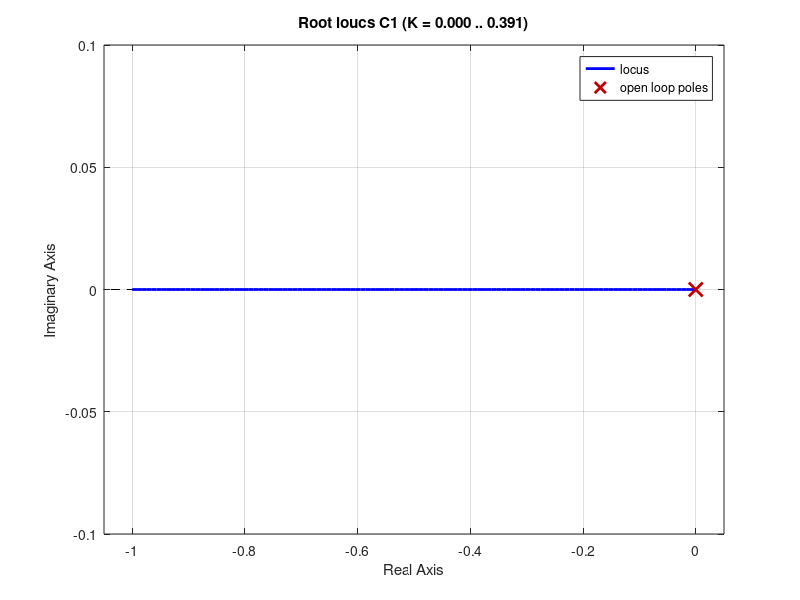
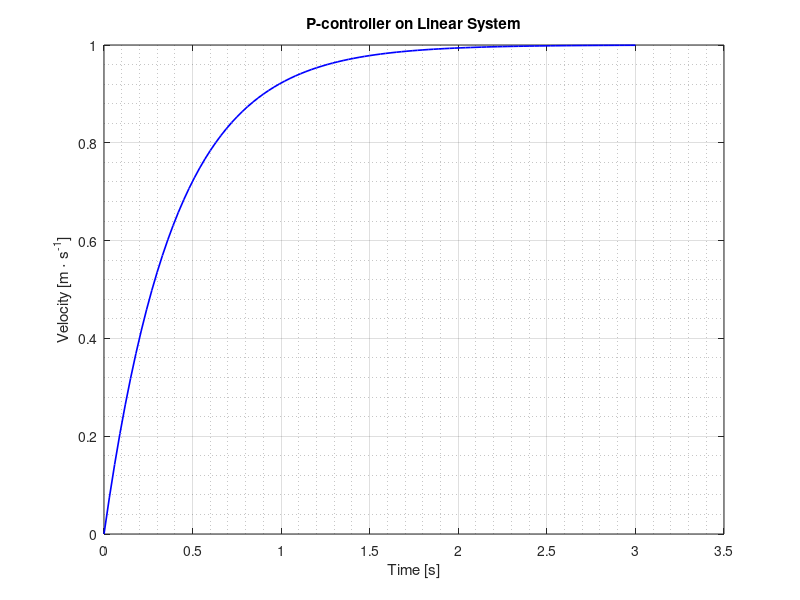

These charts were generated, in order, by the following MATLAB code:
clear all
close all
clc

%-----Parameters------------------------------------------
m  = 0.996;            % Mass [kg]
Fg = 9.81 * m;         % Gravity force[N]

Jx = 0.0107;           % Inertia around body x-axis [km·m2]
Jy = 0.0107;           % Inertia around body y-axis [km·m2]
Jz = 0.02135;          % Inertia around body z-axis [km·m2]

L = 0.225;             % Distance between center of the quadcopter and center of each motor [m]
kth = 1.32922e-5;    % Speed of the motor -> thrust force [N·s/rad]
kd =  9.423327e-7;     % Speed of the motor -> drag torque by proppeller [N·m·s/rad]
                   
w1_bar=sqrt(Fg/kth/4); %|<--The equilibrium velocities of the 4 motors [rad/s]
w2_bar=sqrt(Fg/kth/4); %|
w3_bar=sqrt(Fg/kth/4); %|
w4_bar=sqrt(Fg/kth/4); %|
%---------------------------------------------------------

inputDisturbance = 50;

W_bar_sum = (w1_bar + w2_bar + w3_bar + w4_bar)+inputDisturbance*4;
s = tf('s')

num =                          (1/4)*( -2*kth)*W_bar_sum   ;
%       Zdot_I / W_avr_sum  =  --------------------------
den =                                    m*s               ;

G = num/den

p = -200;
C1 = p*G;
C1_closed = C1/(C1+1)

%sisotool(G)

figure(1)
rlocus(C1)
getLinesC1 = get(get(gca, 'Children'), 'Children');
set(getLinesC1{1,1}, 'LineWidth', 1.2)

[stepC1closed, stepC1closedTime] = step(C1_closed);
figure(2)
plot(stepC1closedTime, stepC1closed, 'b', 'linewidth', 1.2)
title('P-controller on Linear System')
xlabel('Time [s]')
ylabel('Velocity [m \cdot s^{-1}]')
grid on, grid minor
axis([ 0 3.5 0 1 ])

